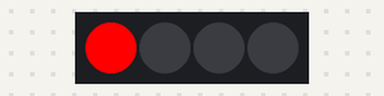
A sketch run on a simulated Arduino Uno, built with avr-gcc and run on an emulated ATmega328P. Parts: 4 RGB LEDs in strip order, left to right.

Above: at 0.15 s.
At 1.06 s:
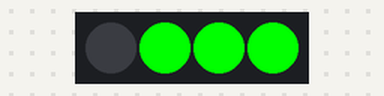
At 2.58 s:
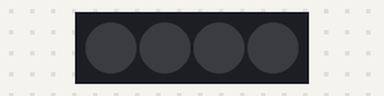
Timing chart, 0 to 3.0 s (numbered marks = the images above):
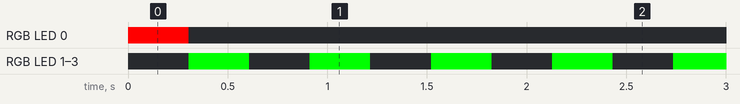

Measured:
- by itself, RGB LED 0: off → RGB(255, 0, 0) at 0.00 s, → off 0.30 s later
- by itself, RGB LED 1–3: alternates RGB(0, 255, 0) for 0.30 s and off for 0.30 s

The sketch:

neopixel_strip.ino
```cpp
#include <Adafruit_NeoPixel.h>

// Corrected macro definitions: remove '=' sign
#define PIN 6
#define N_LEDS 4

// Corrected object initialization: use defined constants without '=' and proper spacing
Adafruit_NeoPixel strip = Adafruit_NeoPixel(N_LEDS, PIN, NEO_GRB + NEO_KHZ800);

void setup()
{
  strip.begin();
  strip.show(); // Initialize all pixels to 'off'
}

void loop()
{
  chase(strip.Color(255, 0, 0)); // Red
  chase(strip.Color(0, 255, 0)); // Green
  chase(strip.Color(0, 0, 255)); // Blue
}

// Removed 'static' keyword (not needed here) and fixed parameter name
void chase(uint32_t c)
{
  // Loop extended to strip.numPixels() + 4 to create trailing effect
  for(uint16_t i = 0; i < strip.numPixels() + 4; i++)
  {
    if (i < strip.numPixels()) {
      strip.setPixelColor(i, c); // Turn on current pixel
    }
    if (i >= 4) {
      strip.setPixelColor(i - 4, 0); // Turn off pixel 4 steps behind
    }
    strip.show();
    delay(25);
  }
}
```
